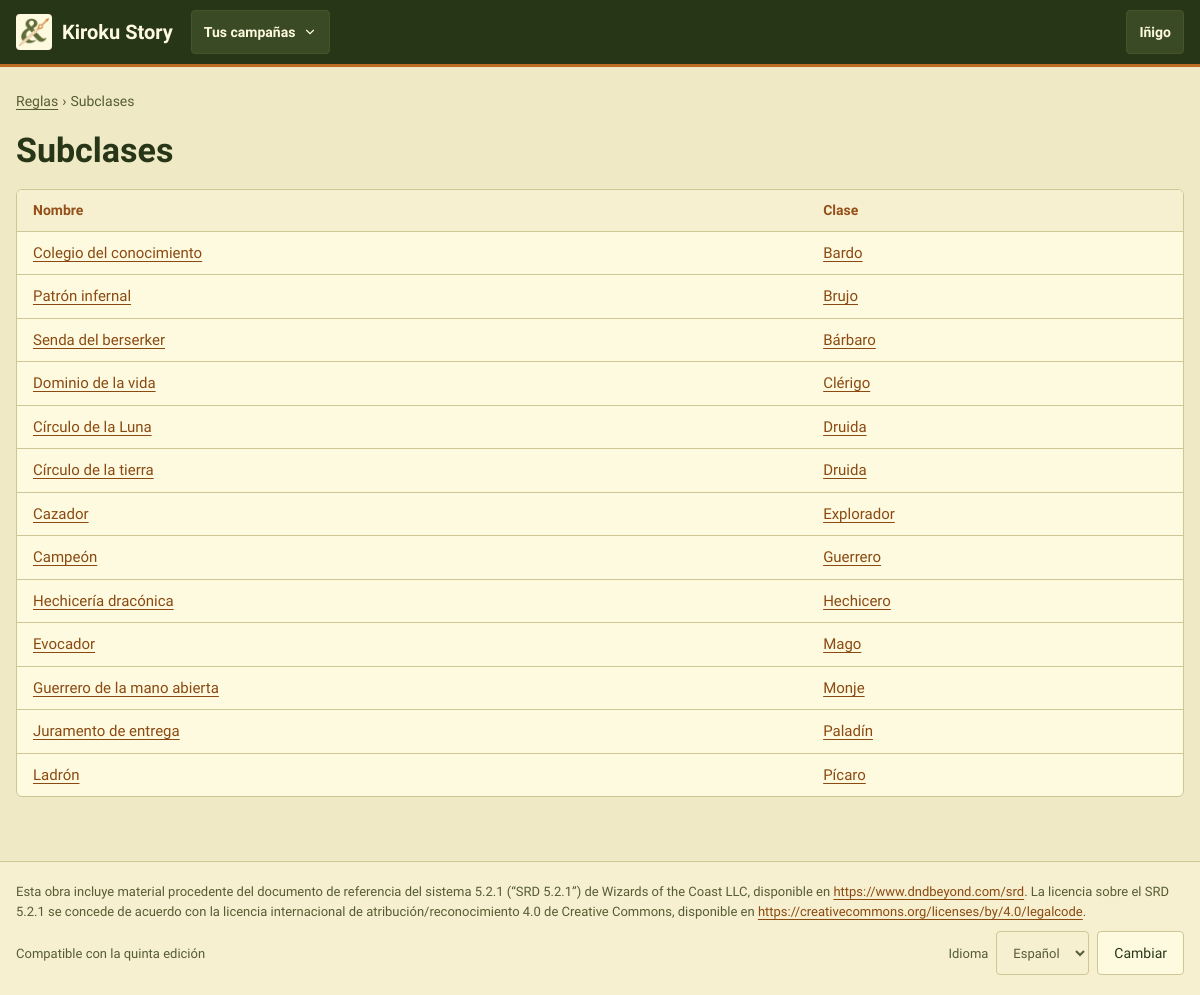
Screenshot of /reglas/subclases/ (signed in) with the database file from the repository.
### CampaignManager/models.py (models this page shows, shortened)
class User(AbstractUser):
    class SheetView(models.TextChoices):
        WEB = "web", "Vista web"
        FICHA = "ficha", "Vista ficha"
    sheet_view = models.CharField(max_length=5, choices=SheetView.choices, default=SheetView.WEB)

class Subclass(models.Model):
    name = models.CharField(max_length=100)
    description = models.TextField(blank=True)
    char_class = models.ForeignKey("CharacterClass", on_delete=models.CASCADE, related_name="subclasses")
    abilities = models.ManyToManyField("Ability", through="SubclassAbility")
    class Meta:
        verbose_name_plural = "subclasses"

class CharacterClass(models.Model):
    class Magic(models.TextChoices):
        COMPLETA = "completa", "Lanzador completo"
        MEDIA = "media", "Medio lanzador"
        PACTO = "pacto", "Magia de pacto"
        NINGUNA = "ninguna", "Sin magia"
    name = models.CharField(max_length=100)
    primary_ability = models.CharField(max_length=50)
    description = models.TextField(blank=True)
    magic = models.CharField(max_length=10, choices=Magic.choices, default=Magic.NINGUNA,
                             help_text="Gives the character's magic points at each level")
    bespoke = models.BooleanField(default=False, help_text="Made by a master for a character: players do not see it in the catalog lists")
    abilities = models.ManyToManyField("Ability", through="ClassAbility")
    spells = models.ManyToManyField("Spell", blank=True)
    class Meta:
        verbose_name_plural = "character classes"

### CampaignManager/views.py (the view)
# urls.py: path("reglas/subclases/", views.SubclassListView.as_view(), name="subclass_list"),
class SubclassListView(LoginRequiredMixin, ListView):
    queryset = Subclass.objects.select_related("char_class").order_by("char_class__name", "name")
    context_object_name = "subclasses"
    template_name = "subclass_list.html"

### CampaignManager/context_processors.py (called while the page is built, shortened)
def campaign_nav(request):
    user = getattr(request, "user", None)
    if user is None or not user.is_authenticated:
        return {}
    campaigns = list(user_campaigns(user).prefetch_related("masters"))
    match = getattr(request, "resolver_match", None)
    campaign_id = match.kwargs.get("campaign_id") if match else None
    current = next((c for c in campaigns if c.pk == campaign_id), None)
    context = {"nav_campaigns": [
        {"campaign": c, "is_master": user in c.masters.all(), "status": _(STATUS_TEXT[c.status])} for c in campaigns
    ]}
    if current is None:
        return context

### CampaignManager/permissions.py (called while the page is built)
def user_campaigns(user):
    if not user.is_authenticated:
        return Campaign.objects.none()
    return Campaign.objects.filter(Q(masters=user) | Q(players=user)).distinct()

### CampaignManager/templatetags/mesa.py (called while the page is built)
@register.simple_tag
def asset(path):
    url = static(path)
    found = finders.find(path)
    return f"{url}?v={int(os.path.getmtime(found))}" if found else url

### CampaignManager/templates/subclass_list.html (shortened to what this page needs)
{% extends "base.html" %}
{% load i18n %}
{% block content %}
<section class="pila" aria-labelledby="h-reglas">
    <nav class="migas" aria-label="{% translate 'Ruta' %}"><a href="{% url 'index' %}">{% translate "Reglas" %}</a> <span aria-hidden="true">›</span> <span>{% translate "Subclases" %}</span></nav>
    <h1 id="h-reglas">{% translate "Subclases" %}</h1>
    <div class="tarjeta sin-relleno tabla-marco">
        <table class="tabla">
            <thead><tr><th>{% translate "Nombre" %}</th><th>{% translate "Clase" %}</th></tr></thead>
            <tbody>
                {% for subclass in subclasses %}<tr><td><a href="{% url 'subclass_detail' subclass.pk %}">{{ subclass.name }}</a></td><td><a href="{% url 'character_class_detail' subclass.char_class_id %}">{{ subclass.char_class.name }}</a></td></tr>
                {% empty %}<tr><td colspan="2" class="atenuado">{% translate "Todavía no hay subclases." %}</td></tr>{% endfor %}
            </tbody>
        </table>
    </div>
</section>
{% endblock %}

### CampaignManager/templates/base.html (shortened to what this page needs)
{% load static i18n mesa %}<!DOCTYPE html>
{% get_current_language as LANGUAGE_CODE %}
<html lang="{{ LANGUAGE_CODE }}">
<head>
    <link rel="stylesheet" href="{% asset 'css/mesa.css' %}">
</head>
<body>
<header class="cabecera">
    <div class="cabecera-inner">
        <a class="marca" href="{% url 'start' %}">
            <img src="{% asset 'img/logo-small.png' %}" alt="" width="36" height="36">
            <span>Kiroku Story</span>
        </a>
        {% if user.is_authenticated and nav_campaigns %}
        <details class="desplegable">
            <summary aria-label="{% translate 'Cambiar de campaña' %}">{% if nav_campaign %}{{ nav_campaign.name }}{% else %}{% translate "Tus campañas" %}{% endif %}
                <svg width="14" height="14" viewBox="0 0 24 24" fill="none" stroke="currentColor" stroke-width="2" stroke-linecap="round" aria-hidden="true"><path d="M6 9l6 6 6-6"></path></svg></summary>
        </details>
        {% endif %}
        {% if user.is_authenticated %}
        <details class="desplegable">
            <summary>{{ user.get_short_name|default:user.username }}</summary>
        </details>
        {% endif %}
    </div>
</header>
<main id="principal" class="contenido">
    {% block content %}{% endblock %}
</main>
<footer class="pie">
    <div class="pie-inner">
        <p lang="es">Esta obra incluye material procedente del documento de referencia del sistema 5.2.1 (“SRD 5.2.1”) de Wizards of the Coast LLC, disponible en <a href="https://www.dndbeyond.com/srd">https://www.dndbeyond.com/srd</a>. La licencia sobre el SRD 5.2.1 se concede de acuerdo con la licencia internacional de atribución/reconocimiento 4.0 de Creative Commons, disponible en <a href="https://creativecommons.org/licenses/by/4.0/legalcode">https://creativecommons.org/licenses/by/4.0/legalcode</a>.</p>
        <div class="fila-s" style="justify-content:space-between">
            <span>{% translate "Compatible con la quinta edición" %}</span>
            <form action="{% url 'set_language' %}" method="post" class="fila-s">
                <label for="idioma">{% translate "Idioma" %}</label>
                <select id="idioma" name="language" class="entrada" style="width:auto">
                    {% get_available_languages as LANGUAGES %}
                    {% for code, name in LANGUAGES %}<option value="{{ code }}" {% if code == LANGUAGE_CODE %}selected{% endif %}>{{ name }}</option>{% endfor %}
                </select>
                <button type="submit" class="btn">{% translate "Cambiar" %}</button>
            </form>
        </div>
    </div>
</footer>
</body>
</html>

### CampaignManager/static/css/mesa.css (style rules this page uses)
:root { --bg:#EFE9C6; --surface:#FEFAE0; --surface2:#F6F0D0; --line:#CFC696; --text:#283618; --text2:#3E4A26; --muted:#565D33; --accent:#606C38; --on-accent:#FEFAE0; --link:#8A4A12; --label:#94501A; --copper:#BC6C25; --ochre:#DDA15E; --accent-soft:#E8E6C2; --accent-soft-text:#3A4520; --hp:#A3561C; --ap:#606C38; --magic:#6A4A62; --track:#E2DAB0; --ok-bg:#E2E6C0; --ok-text:#3E4A1E; --warn-bg:#F6E2BC; --warn-text:#6E4410; --danger-bg:#F2D6C0; --danger-text:#8A3A10; --neutral-bg:#ECE6C4; --neutral-text:#3E4A26; --secret-bg:#E9E0DC; --secret-text:#5C3F54; --info-bg:#DDE3CF; --info-text:#33482E; --teal-bg:#D9E3CC; --teal-text:#2F5233; --r-card:6px; --r-ctl:4px; --font:'Cardo', Georgia, serif; --tap:44px; }
*,*::before,*::after { box-sizing:border-box }
html { -webkit-text-size-adjust:100% }
body { margin:0;background:var(--bg);color:var(--text);font-family:var(--font);font-size:16px;line-height:1.5 }
img { max-width:100% }
a { color:var(--link);text-underline-offset:3px }
h1,h2,h3,h4 { font-family:var(--font);font-weight:700;line-height:1.2;margin:0 }
h1 { font-size:34px }
p { margin:0 }
button,input,select,textarea { font:inherit;color:inherit }
button { cursor:pointer }
::placeholder { color:var(--muted);opacity:1 }
.cabecera { background:#283618;color:#FEFAE0;border-bottom:3px solid #BC6C25 }
.cabecera a { color:#FEFAE0 }
.cabecera-inner { max-width:1240px;margin:0 auto;padding:0 16px;display:flex;flex-wrap:wrap;align-items:center;gap:6px 18px;min-height:64px }
.marca { display:flex;align-items:center;gap:10px;font-weight:700;font-size:20px;text-decoration:none;min-height:var(--tap) }
.marca img { flex:none;width:36px;height:36px;padding:3px;border-radius:var(--r-ctl);background:var(--surface);object-fit:contain }
.desplegable { position:relative }
.desplegable>summary { list-style:none;min-height:var(--tap);padding:0 12px;border-radius:var(--r-ctl);border:1px solid #46552C;background:#3A4A24;display:flex;align-items:center;gap:8px;font-size:14px;font-weight:700;cursor:pointer }
.contenido { max-width:1240px;margin:0 auto;padding:24px 16px 64px }
.pila { display:flex;flex-direction:column;gap:18px }
.fila-s { display:flex;flex-wrap:wrap;gap:8px;align-items:center }
.tarjeta { background:var(--surface);border:1px solid var(--line);border-radius:var(--r-card);padding:18px 20px;display:flex;flex-direction:column;gap:10px }
.tarjeta.sin-relleno { padding:0;overflow:hidden;gap:0 }
.btn { min-height:var(--tap);padding:0 16px;border-radius:var(--r-ctl);border:1px solid var(--line);background:var(--surface);color:var(--text);font-size:14px;display:inline-flex;align-items:center;justify-content:center;gap:8px;text-decoration:none;line-height:1.2 }
.entrada,.campo input:not([type=checkbox]):not([type=radio]):not([type=file]),.campo select,.campo textarea { min-height:var(--tap);padding:0 12px;border-radius:var(--r-ctl);border:1px solid var(--line);background:var(--surface2);width:100% }
.tabla-marco { overflow-x:auto }
.tabla { width:100%;border-collapse:collapse;font-size:15px }
.tabla th,.tabla td { text-align:left;padding:10px 16px;border-bottom:1px solid var(--line);vertical-align:top }
.tabla th { background:var(--surface2);color:var(--label);font-size:14px }
.tabla tr:last-child td { border-bottom:none }
.migas { display:flex;flex-wrap:wrap;align-items:center;gap:4px;font-size:14px;color:var(--muted) }
.migas a { color:var(--muted) }
.pie { border-top:1px solid var(--line);background:var(--surface2) }
.pie-inner { max-width:1240px;margin:0 auto;padding:20px 16px;display:flex;flex-direction:column;gap:10px;font-size:13px;color:var(--muted) }
.pie a { color:var(--link) }

### rows the page displays
User: get_short_name "Iñigo"
Subclass: name "Colegio del conocimiento", char_class.name "Bardo"
Subclass: name "Patrón infernal", char_class.name "Brujo"
Subclass: name "Senda del berserker", char_class.name "Bárbaro"
Subclass: name "Dominio de la vida", char_class.name "Clérigo"
Subclass: name "Círculo de la Luna", char_class.name "Druida"
Subclass: name "Círculo de la tierra", char_class.name "Druida"
Subclass: name "Cazador", char_class.name "Explorador"
Subclass: name "Campeón", char_class.name "Guerrero"
Subclass: name "Hechicería dracónica", char_class.name "Hechicero"
Subclass: name "Evocador", char_class.name "Mago"
Subclass: name "Guerrero de la mano abierta", char_class.name "Monje"
Subclass: name "Juramento de entrega", char_class.name "Paladín"
Subclass: name "Ladrón", char_class.name "Pícaro"

### other values shown
form field language "Español"
